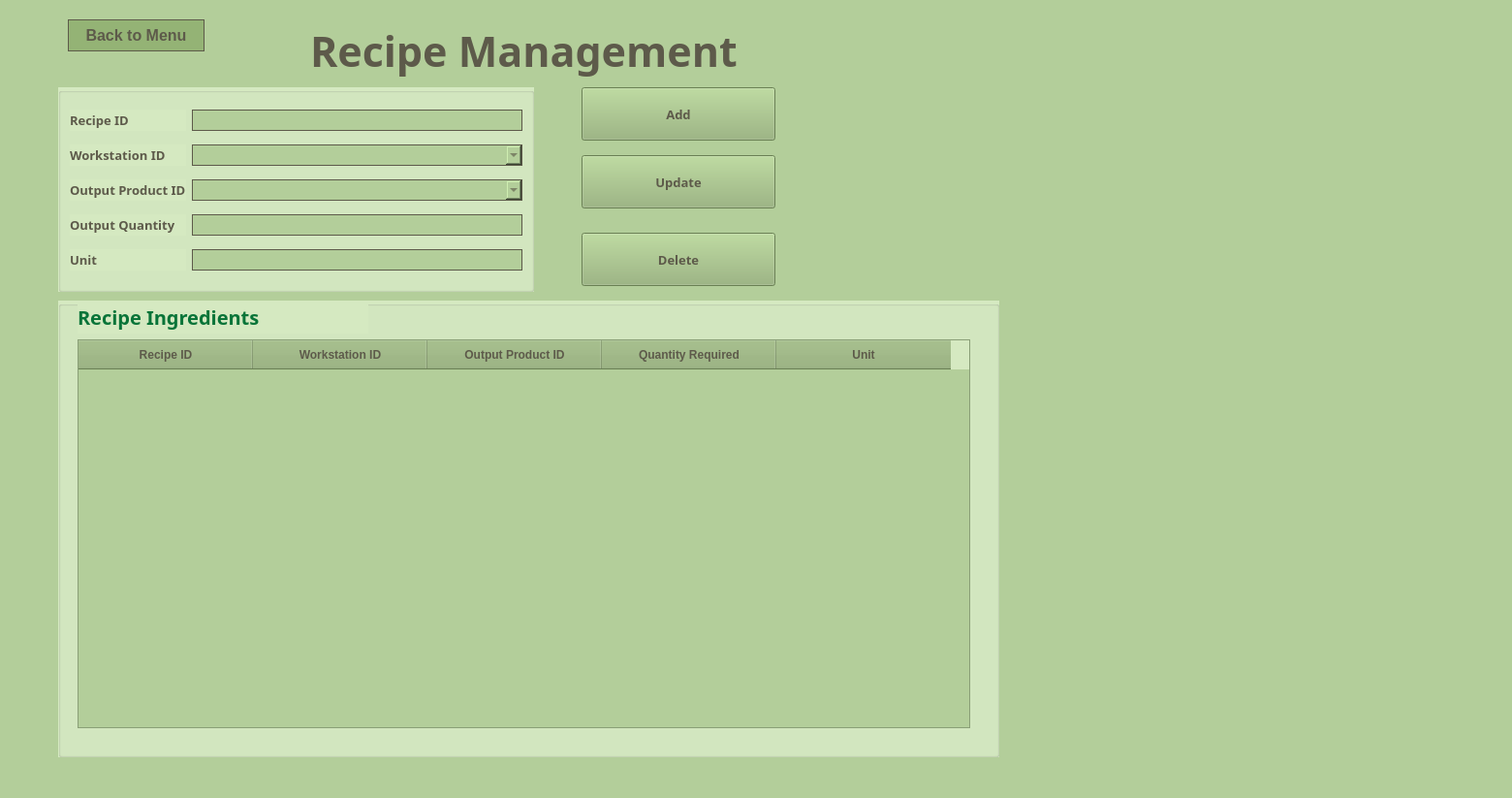
<?xml version="1.0" encoding="UTF-8"?>
<ui version="4.0">
 <class>RecipeManagement</class>
 <widget class="QMainWindow" name="RecipeManagement">
  <property name="geometry">
   <rect>
    <x>0</x>
    <y>0</y>
    <width>1560</width>
    <height>823</height>
   </rect>
  </property>
  <property name="windowTitle">
   <string>Farm Flow: Recipe Management</string>
  </property>
  <widget class="QWidget" name="centralwidget">
   <property name="styleSheet">
    <string>background-color: #b3ce9a;</string>
   </property>
   <widget class="QLabel" name="titleLabel">
    <property name="geometry">
     <rect>
      <x>320</x>
      <y>10</y>
      <width>501</width>
      <height>84</height>
     </rect>
    </property>
    <property name="font">
     <font>
      <family>Papyrus</family>
      <pointsize>32</pointsize>
      <weight>75</weight>
      <bold>true</bold>
     </font>
    </property>
    <property name="styleSheet">
     <string>color: #5D5A4A;</string>
    </property>
    <property name="text">
     <string>Recipe Management</string>
    </property>
   </widget>
   <widget class="QPushButton" name="addButton">
    <property name="geometry">
     <rect>
      <x>600</x>
      <y>90</y>
      <width>200</width>
      <height>55</height>
     </rect>
    </property>
    <property name="font">
     <font>
      <family>Poor Richard</family>
      <pointsize>10</pointsize>
      <weight>75</weight>
      <bold>true</bold>
     </font>
    </property>
    <property name="styleSheet">
     <string notr="true">background-color: #94b375;
color: #5D5A4A;
</string>
    </property>
    <property name="text">
     <string>Add</string>
    </property>
   </widget>
   <widget class="QPushButton" name="updateButton">
    <property name="geometry">
     <rect>
      <x>600</x>
      <y>160</y>
      <width>200</width>
      <height>55</height>
     </rect>
    </property>
    <property name="font">
     <font>
      <family>Poor Richard</family>
      <pointsize>10</pointsize>
      <weight>75</weight>
      <bold>true</bold>
     </font>
    </property>
    <property name="styleSheet">
     <string notr="true">background-color: #94b375;
color: #5D5A4A;
</string>
    </property>
    <property name="text">
     <string>Update</string>
    </property>
   </widget>
   <widget class="QPushButton" name="deleteButton">
    <property name="geometry">
     <rect>
      <x>600</x>
      <y>240</y>
      <width>200</width>
      <height>55</height>
     </rect>
    </property>
    <property name="font">
     <font>
      <family>Poor Richard</family>
      <pointsize>10</pointsize>
      <weight>75</weight>
      <bold>true</bold>
     </font>
    </property>
    <property name="styleSheet">
     <string notr="true">background-color: #94b375;
color: #5D5A4A;
</string>
    </property>
    <property name="text">
     <string>Delete</string>
    </property>
   </widget>
   <widget class="QGroupBox" name="groupBox">
    <property name="geometry">
     <rect>
      <x>60</x>
      <y>90</y>
      <width>491</width>
      <height>211</height>
     </rect>
    </property>
    <property name="styleSheet">
     <string notr="true">background-color: #d5e9c1;</string>
    </property>
    <property name="title">
     <string/>
    </property>
    <layout class="QGridLayout" name="gridLayout">
     <item row="4" column="0">
      <widget class="QLabel" name="descriptionLabel_2">
       <property name="font">
        <font>
         <family>Poor Richard</family>
         <pointsize>10</pointsize>
         <weight>75</weight>
         <bold>true</bold>
        </font>
       </property>
       <property name="styleSheet">
        <string>color: #5D5A4A;</string>
       </property>
       <property name="text">
        <string>Unit</string>
       </property>
      </widget>
     </item>
     <item row="1" column="0">
      <widget class="QLabel" name="workstationLabel_2">
       <property name="font">
        <font>
         <family>Poor Richard</family>
         <pointsize>10</pointsize>
         <weight>75</weight>
         <bold>true</bold>
        </font>
       </property>
       <property name="styleSheet">
        <string>color: #5D5A4A;</string>
       </property>
       <property name="text">
        <string>Workstation ID</string>
       </property>
      </widget>
     </item>
     <item row="2" column="1">
      <widget class="QComboBox" name="outputProduct_2">
       <property name="font">
        <font>
         <family>Poor Richard</family>
         <pointsize>10</pointsize>
         <weight>50</weight>
         <bold>false</bold>
        </font>
       </property>
       <property name="styleSheet">
        <string>background-color: #b3ce9a;
border: 1px solid #5D5A4A;
color: #5D5A4A;</string>
       </property>
      </widget>
     </item>
     <item row="3" column="0">
      <widget class="QLabel" name="outputQuantityLabel_2">
       <property name="font">
        <font>
         <family>Poor Richard</family>
         <pointsize>10</pointsize>
         <weight>75</weight>
         <bold>true</bold>
        </font>
       </property>
       <property name="styleSheet">
        <string>color: #5D5A4A;</string>
       </property>
       <property name="text">
        <string>Output Quantity</string>
       </property>
      </widget>
     </item>
     <item row="2" column="0">
      <widget class="QLabel" name="outputProductLabel_2">
       <property name="font">
        <font>
         <family>Poor Richard</family>
         <pointsize>10</pointsize>
         <weight>75</weight>
         <bold>true</bold>
        </font>
       </property>
       <property name="styleSheet">
        <string>color: #5D5A4A;</string>
       </property>
       <property name="text">
        <string>Output Product ID</string>
       </property>
      </widget>
     </item>
     <item row="1" column="1">
      <widget class="QComboBox" name="workstation_2">
       <property name="font">
        <font>
         <family>Poor Richard</family>
         <pointsize>10</pointsize>
         <weight>50</weight>
         <bold>false</bold>
        </font>
       </property>
       <property name="styleSheet">
        <string>background-color: #b3ce9a;
border: 1px solid #5D5A4A;
color: #5D5A4A;</string>
       </property>
      </widget>
     </item>
     <item row="3" column="1">
      <widget class="QLineEdit" name="outputQuantity">
       <property name="font">
        <font>
         <family>Poor Richard</family>
         <pointsize>10</pointsize>
         <weight>50</weight>
         <bold>false</bold>
        </font>
       </property>
       <property name="styleSheet">
        <string>background-color: #b3ce9a;
border: 1px solid #5D5A4A;
color: #5D5A4A;</string>
       </property>
      </widget>
     </item>
     <item row="0" column="0">
      <widget class="QLabel" name="recipeNameLabel_2">
       <property name="font">
        <font>
         <family>Poor Richard</family>
         <pointsize>10</pointsize>
         <weight>75</weight>
         <bold>true</bold>
        </font>
       </property>
       <property name="styleSheet">
        <string>color: #5D5A4A;</string>
       </property>
       <property name="text">
        <string>Recipe ID</string>
       </property>
      </widget>
     </item>
     <item row="0" column="1">
      <widget class="QLineEdit" name="recipeName_2">
       <property name="font">
        <font>
         <family>Poor Richard</family>
         <pointsize>10</pointsize>
         <weight>50</weight>
         <bold>false</bold>
        </font>
       </property>
       <property name="styleSheet">
        <string>background-color: #b3ce9a;
border: 1px solid #5D5A4A;
color: #5D5A4A;</string>
       </property>
      </widget>
     </item>
     <item row="4" column="1">
      <widget class="QLineEdit" name="outputQuantity_2">
       <property name="font">
        <font>
         <family>Poor Richard</family>
         <pointsize>10</pointsize>
         <weight>50</weight>
         <bold>false</bold>
        </font>
       </property>
       <property name="styleSheet">
        <string>background-color: #b3ce9a;
border: 1px solid #5D5A4A;
color: #5D5A4A;</string>
       </property>
      </widget>
     </item>
    </layout>
   </widget>
   <widget class="QGroupBox" name="groupBox_2">
    <property name="geometry">
     <rect>
      <x>60</x>
      <y>310</y>
      <width>971</width>
      <height>471</height>
     </rect>
    </property>
    <property name="styleSheet">
     <string notr="true">background-color: #d5e9c1</string>
    </property>
    <property name="title">
     <string/>
    </property>
    <widget class="QLabel" name="ingredientsLabel">
     <property name="geometry">
      <rect>
       <x>20</x>
       <y>0</y>
       <width>300</width>
       <height>34</height>
      </rect>
     </property>
     <property name="font">
      <font>
       <family>Poor Richard</family>
       <pointsize>15</pointsize>
       <weight>75</weight>
       <bold>true</bold>
      </font>
     </property>
     <property name="styleSheet">
      <string>color: #087438;</string>
     </property>
     <property name="text">
      <string>Recipe Ingredients</string>
     </property>
    </widget>
    <widget class="QTableWidget" name="recipeTable">
     <property name="geometry">
      <rect>
       <x>20</x>
       <y>40</y>
       <width>921</width>
       <height>401</height>
      </rect>
     </property>
     <property name="styleSheet">
      <string>QHeaderView::section {
    background-color: #94b375;
    color: #5D5A4A;
    padding: 6px;
    font-weight: bold;
}
QTableWidget {
    background-color: #b3ce9a;
}</string>
     </property>
     <property name="rowCount">
      <number>0</number>
     </property>
     <property name="columnCount">
      <number>5</number>
     </property>
     <attribute name="horizontalHeaderDefaultSectionSize">
      <number>180</number>
     </attribute>
     <column>
      <property name="text">
       <string>Recipe ID</string>
      </property>
     </column>
     <column>
      <property name="text">
       <string>Workstation ID</string>
      </property>
     </column>
     <column>
      <property name="text">
       <string>Output Product ID</string>
      </property>
     </column>
     <column>
      <property name="text">
       <string>Quantity Required</string>
      </property>
     </column>
     <column>
      <property name="text">
       <string>Unit</string>
      </property>
     </column>
    </widget>
   </widget>
   <widget class="QLabel" name="label">
    <property name="geometry">
     <rect>
      <x>10</x>
      <y>850</y>
      <width>1091</width>
      <height>141</height>
     </rect>
    </property>
    <property name="text">
     <string/>
    </property>
    <property name="pixmap">
     <pixmap>sticker4.png</pixmap>
    </property>
    <property name="scaledContents">
     <bool>true</bool>
    </property>
   </widget>
   <widget class="QLabel" name="label_2">
    <property name="geometry">
     <rect>
      <x>810</x>
      <y>70</y>
      <width>201</width>
      <height>201</height>
     </rect>
    </property>
    <property name="text">
     <string/>
    </property>
    <property name="pixmap">
     <pixmap>10.png</pixmap>
    </property>
    <property name="scaledContents">
     <bool>true</bool>
    </property>
   </widget>
   <widget class="QPushButton" name="BACKBUTTON">
    <property name="geometry">
     <rect>
      <x>70</x>
      <y>20</y>
      <width>141</width>
      <height>33</height>
     </rect>
    </property>
    <property name="font">
     <font>
      <family>Arial</family>
      <pointsize>12</pointsize>
      <weight>75</weight>
      <bold>true</bold>
     </font>
    </property>
    <property name="styleSheet">
     <string notr="true"> background-color: #94b375;
 color: #5D5A4A;
border: 1px solid #5D5A4A;</string>
    </property>
    <property name="text">
     <string>Back to Menu</string>
    </property>
   </widget>
   <widget class="QLabel" name="label_3">
    <property name="geometry">
     <rect>
      <x>20</x>
      <y>450</y>
      <width>1521</width>
      <height>401</height>
     </rect>
    </property>
    <property name="text">
     <string/>
    </property>
    <property name="pixmap">
     <pixmap>sticker4.png</pixmap>
    </property>
    <property name="scaledContents">
     <bool>true</bool>
    </property>
   </widget>
   <zorder>label_3</zorder>
   <zorder>titleLabel</zorder>
   <zorder>addButton</zorder>
   <zorder>updateButton</zorder>
   <zorder>deleteButton</zorder>
   <zorder>groupBox</zorder>
   <zorder>groupBox_2</zorder>
   <zorder>label</zorder>
   <zorder>label_2</zorder>
   <zorder>BACKBUTTON</zorder>
  </widget>
 </widget>
 <resources/>
 <connections/>
</ui>
